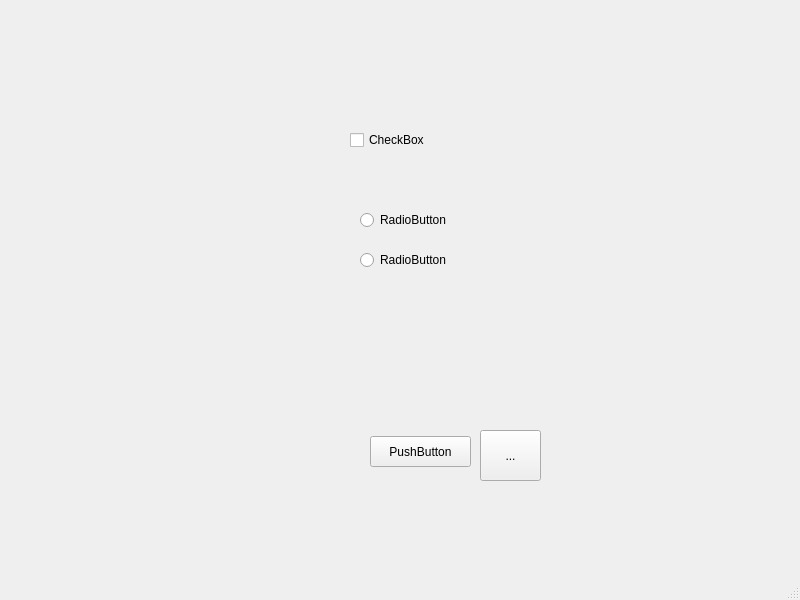
<?xml version="1.0" encoding="UTF-8"?>
<ui version="4.0">
 <class>MainWindow</class>
 <widget class="QMainWindow" name="MainWindow">
  <property name="geometry">
   <rect>
    <x>0</x>
    <y>0</y>
    <width>800</width>
    <height>600</height>
   </rect>
  </property>
  <property name="windowTitle">
   <string>MainWindow</string>
  </property>
  <widget class="QWidget" name="centralwidget">
   <widget class="QPushButton" name="pushButton">
    <property name="geometry">
     <rect>
      <x>370</x>
      <y>436</y>
      <width>101</width>
      <height>31</height>
     </rect>
    </property>
    <property name="text">
     <string>PushButton</string>
    </property>
   </widget>
   <widget class="QToolButton" name="toolButton">
    <property name="geometry">
     <rect>
      <x>480</x>
      <y>430</y>
      <width>61</width>
      <height>51</height>
     </rect>
    </property>
    <property name="text">
     <string>...</string>
    </property>
   </widget>
   <widget class="QCheckBox" name="checkBox">
    <property name="geometry">
     <rect>
      <x>350</x>
      <y>130</y>
      <width>83</width>
      <height>20</height>
     </rect>
    </property>
    <property name="text">
     <string>CheckBox</string>
    </property>
   </widget>
   <widget class="QRadioButton" name="radioButton">
    <property name="geometry">
     <rect>
      <x>360</x>
      <y>210</y>
      <width>97</width>
      <height>20</height>
     </rect>
    </property>
    <property name="maximumSize">
     <size>
      <width>97</width>
      <height>16777215</height>
     </size>
    </property>
    <property name="text">
     <string>RadioButton</string>
    </property>
    <property name="checked">
     <bool>false</bool>
    </property>
   </widget>
   <widget class="QRadioButton" name="radioButton_2">
    <property name="geometry">
     <rect>
      <x>360</x>
      <y>250</y>
      <width>97</width>
      <height>20</height>
     </rect>
    </property>
    <property name="text">
     <string>RadioButton</string>
    </property>
   </widget>
  </widget>
  <widget class="QMenuBar" name="menubar">
   <property name="geometry">
    <rect>
     <x>0</x>
     <y>0</y>
     <width>800</width>
     <height>20</height>
    </rect>
   </property>
  </widget>
  <widget class="QStatusBar" name="statusbar"/>
 </widget>
 <resources/>
 <connections/>
</ui>
